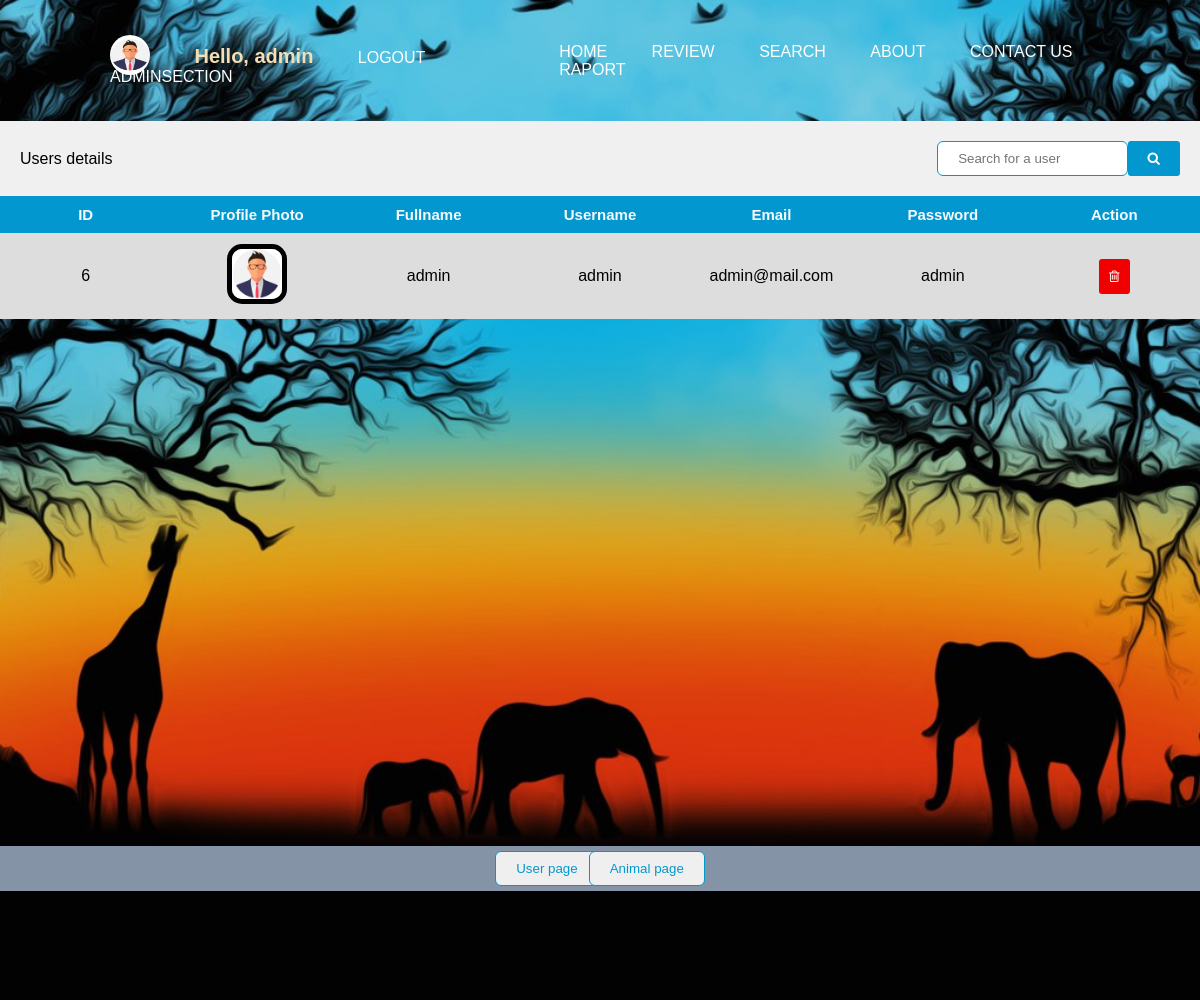
The app's page /PHP/adminPage.php (signed in) with its own data.
### tables this page shows
CREATE TABLE `persoane` (
  `id` int(11) NOT NULL,
  `fullname` varchar(30) NOT NULL,
  `username` varchar(20) NOT NULL,
  `email` varchar(30) NOT NULL,
  `password` varchar(20) NOT NULL
);

### PHP/adminPage.php (the view, shortened to what this page needs)
<!DOCTYPE html>
<html lang="en">
    <head>
        <link rel="stylesheet" href="../CSS/adminPage.css">
        <link rel="stylesheet" href="https://cdnjs.cloudflare.com/ajax/libs/font-awesome/4.7.0/css/font-awesome.min.css">
    </head>
    <body>
        <div class="banner">
            <div class="navbar">
                <ul>
                    <?php
                        if(isset($_SESSION['id']) && isset($_SESSION['username'])){
                    ?>
                    <li> <img src="../Img/profile.jpg" alt=""> </li>
                    <li> <h1>Hello, <?php echo $_SESSION['username']; ?></h1> </li>
                    <li><a href="logout.php" target="_top">Logout</a></li>
                    <?php
                        }else{
                    ?>
                    <li><a href="Login.php" target="_top">Log In</a></li>
                    <?php
                        }
                    ?>
                    <?php if($_SESSION['username'] == 'admin'){?>
                    <li><a href="adminPage.php" target="_top">AdminSection</a></li>
                    <?php
                  }
               ?>
                </ul>
                <ul>
                    <li><a href="../PHP/Welcome.php">Home</a></li>
                    <li><a href="../PHP/Review.php" target="_top">Review</a></li>
                    <li><a href="/PHP/search.php" target="_top">Search</a></li>
                    <li><a href="../HTML/about.html" target="_top">About</a></li>
                    <li><a href="../HTML/contact.html" target="_top">Contact Us</a></li>
                    <li><a href="../HTML/raport.html" target="_top">Raport</a></li>
                </ul>
            </div>
            <div class="table">
                <div class="table_header">
                    <p>Users details</p>
                        <form action="../PHP/adminSearchForm.php" method="GET">
                            <input type="text" name="search" id="search" placeholder="Search for a user">
                            <button class="search" type="submit" onclick="console.log('am dat click')"><i class="fa fa-search"></i></button>
                        </form>
                </div>
                <div class="table_section">
                    <table id="myTable">
                        <thead>
                            <tr>
                                <th>ID</th>
                                <th>Profile Photo</th>
                                <th>Fullname</th>
                                <th>Username</th>
                                <th>Email</th>
                                <th>Password</th>
                                <th>Action</th>
                            </tr>
                        </thead>
                        <tbody>
                        <?php
                        $conn = mysqli_connect("localhost", "root", "", "atlaszoologic") or die("Connection failed");
                        $query = "SELECT id, fullname, username, email, password FROM persoane";
                        $result = $conn->query($query);
                            if ($result->num_rows > 0) {
                                while($row = $result->fetch_assoc()) {
                        ?>
                            <tr>
                                <td> <?php echo $row["id"]; ?> </td>
                                <td><img src="../Img/profile.jpg" alt=""></td>
                                <td> <?php echo $row["fullname"]; ?> </td>
                                <td> <?php echo $row["username"]; ?> </td>
                                <td> <?php echo $row["email"]; ?> </td>
                                <td> <?php echo $row["password"]; ?> </td>
                                <td>
                                    <div class="delete" name="delete" id="delete-
                                    <?php echo $row["id"];?>"
                                    onclick="deleteUser(<?php echo $row['id'];?>)">
                                    <button><i class="fa fa-trash-o"></i></button>
                                    </div>
                                </td>
                            </tr>
                        <?php
                                }
                            }else {
                                echo "0 results";
                            }
                        ?>
                        </tbody>
                    </table>
                </div>
            </div>
            <div class="pagination">
                <form action="../PHP/adminPage.php">
                        <input type="submit" value="User page" />
                </form>
                <form action="../PHP/adminAnimalPage.php">
                        <input type="submit" value="Animal page" />
                </form>
            </div>
        </div>
    </body>
</html>

### CSS/adminPage.css (style rules this page uses)
* { margin: 0; padding: 0; font-family: 'Gill Sans', 'Gill Sans MT', Calibri, 'Trebuchet MS', sans-serif; box-sizing: border-box; }
.banner { width: 100%; height: 1000px; background-image: url("../Img/animals4.jpg"); background-size: cover; background-position: center; }
.navbar { width: 85%; margin: auto; padding: 35px 0; display: flex; align-items: center; justify-content: space-between; }
.navbar ul li { list-style: none; display: inline-block; margin: 0 20px; }
.navbar ul li img { width: 40px; height: 40px; border-radius: 20px; margin-bottom: -12px; }
.navbar ul li h1 { color: wheat; font-size: 20px; }
.navbar ul li a { text-decoration: none; color:white; text-transform: uppercase; }
.table { width: 100%; }
.table_header { display: flex; justify-content: space-between; align-items: center; padding: 20px; background-color: rgb(240, 240, 240); }
.table_header p { color: #000000; }
button { outline: none; border: none; border-radius: 3px; cursor: pointer; padding: 10px; color: #ffffff; }
td button:nth-child(1) { background-color: #f00000; }
.search { padding: 10px 20px; color: #ffffff; background-color: #0298cf; }
input { padding: 9px 20px; margin: -5px; outline: none; border: 1px solid #0298cf; border-radius: 6px; color: #0298cf; }
.table_section { height: 650px; overflow: auto; }
table { width: 100%; table-layout: fixed; min-width: 1000px; border-collapse: collapse; }
thead th { position: sticky; top: 0; background-color: #0298cf; color: #f6f9fc; font-size: 15px; }
th, td { border-bottom: 1px solid #dddddd; padding: 10px 20px; word-break: break-all; text-align: center; background-color: #ddd; }
td img { height: 60px; width: 60px; object-fit: cover; border-radius: 15px; border: 5px solid; }
.pagination { display: flex; justify-content: center; width: 100%; padding: 10px 20px; background: #8493a5; }

### records on screen
persoane: id "6", fullname "admin", username "admin", email "admin@mail.com", password "admin"

### other values on screen
$_SESSION['username'] "admin"
